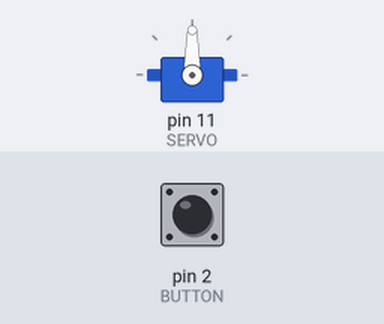
A sketch run on a simulated Arduino Uno, built with avr-gcc and run on an emulated ATmega328P. On the bench: servo. The test bench sets the inputs (shaded band); at power-on: pin 2 (BUTTON) HIGH.

Above: at 1.2 s.
1.3 s: pin 2 (BUTTON) pulled LOW for 0.15 s
At 2.5 s:
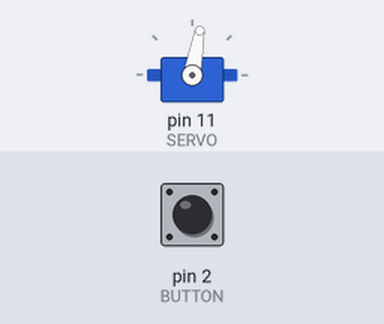
2.9 s: pin 2 (BUTTON) pulled LOW for 1 s
At 3.7 s:
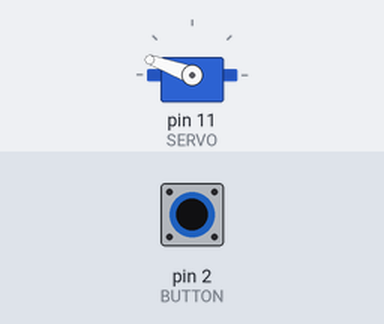
5.4 s: pin 2 (BUTTON) pulled LOW for 0.15 s
At 6.6 s:
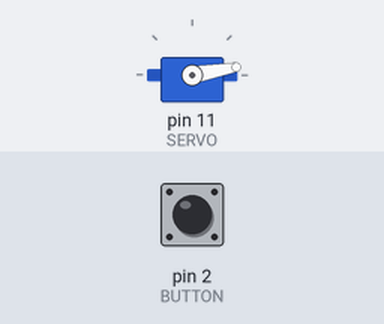
7.0 s: pin 2 (BUTTON) pulled LOW for 3.2 s
At 8.0 s:
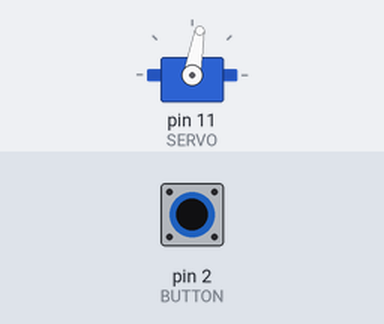
Timing chart, 0 to 10.0 s (numbered marks = the images above; inputs shaded):
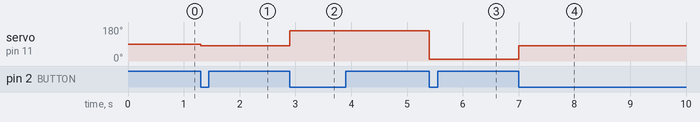

The sketch:

challange124.ino
```cpp
#include <Servo.h>

enum STATUS {D0 = 0, D90, D180};

int const SERVO = 11;
int const BUTTON = 2;
Servo sv;

volatile STATUS _status;

void setup() {
  // 시리얼설정
  Serial.begin(9600);

  // 핀모드 설정
  sv.attach(SERVO);
  // 인터럽트, 풀업저항으로 사용
  pinMode(BUTTON, INPUT_PULLUP);
  attachInterrupt(digitalPinToInterrupt(BUTTON), runServo, FALLING);
}

void loop() {
}

void runServo(){
  _status = (_status >= 2) ? 0 : _status + 1;

  // 모드에 따른 제어
  if (_status == D0)
    sv.write(10);
  else if (_status == D90)
    sv.write(80);
  else if (_status == D180)
    sv.write(160);
}
```

Measured:
- after the input at 1.3 s, servo on pin 11 (SERVO): 90° → 80° at once
- after the input at 2.9 s, servo on pin 11 (SERVO): 80° → 160° at once
- after the input at 5.4 s, servo on pin 11 (SERVO): 160° → 10° at once
- after the input at 7.0 s, servo on pin 11 (SERVO): 10° → 80° at once
